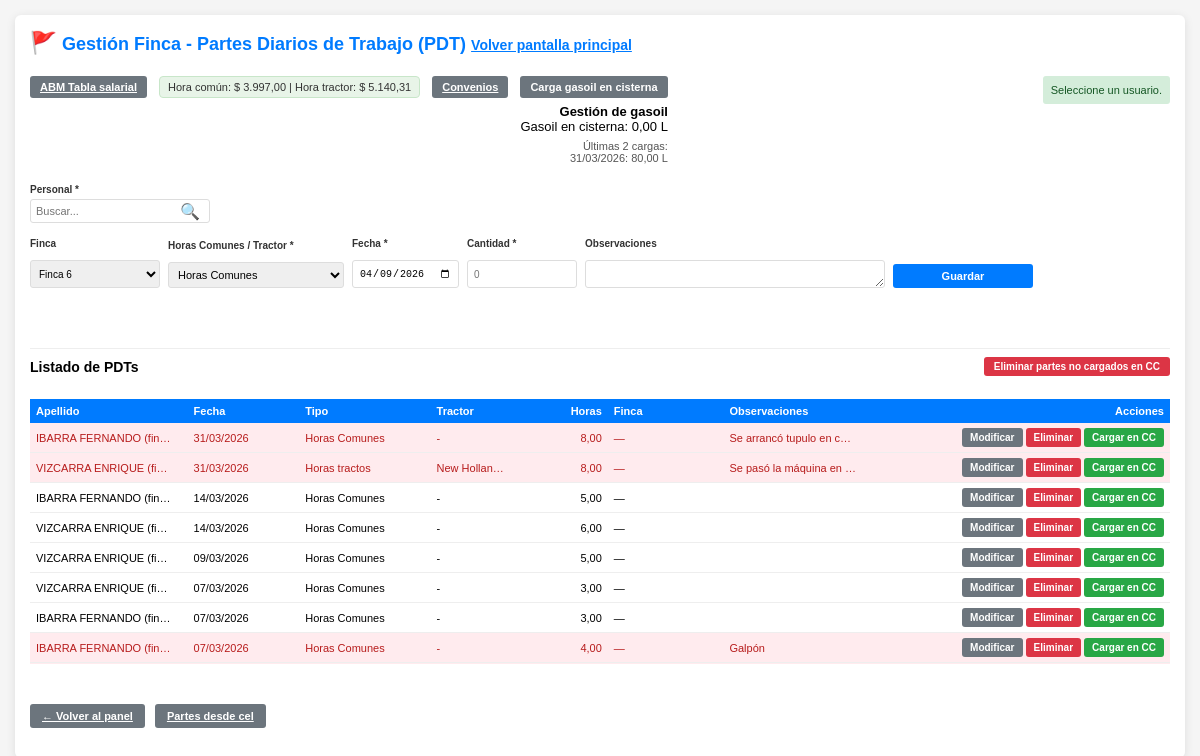
Page /gestionar_finca.php?cc=sin_usuario (signed in) on the earlier database version.
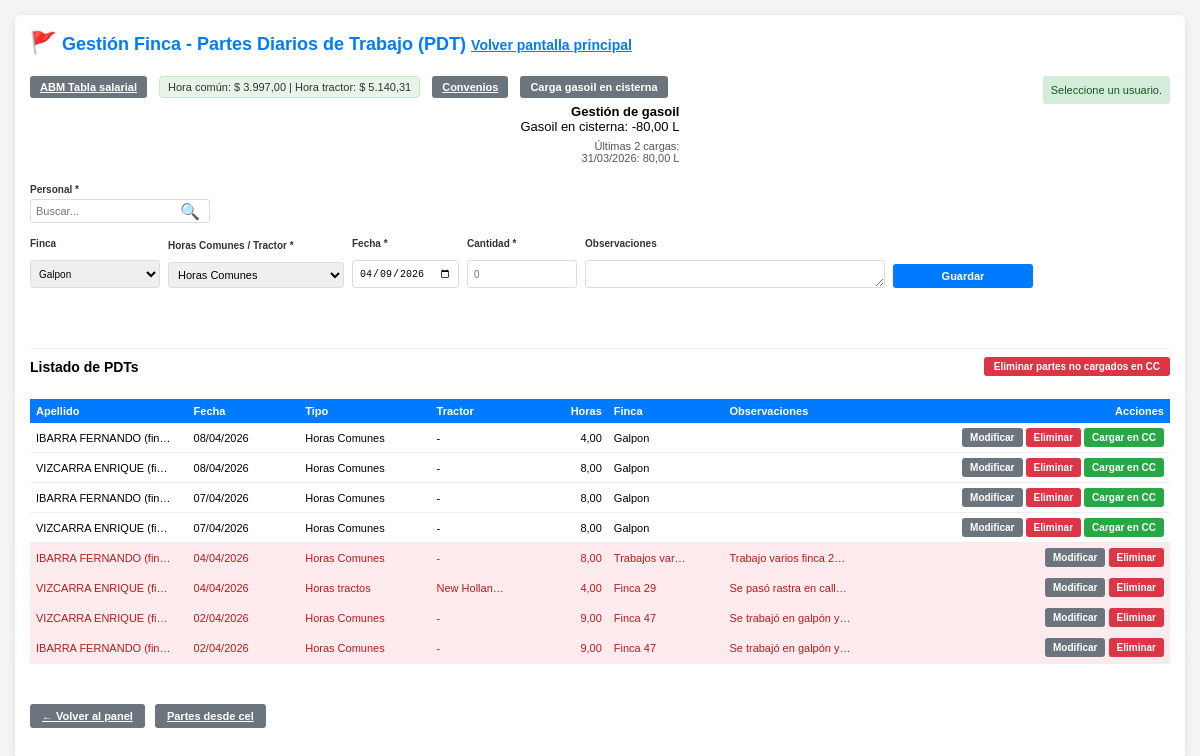
Same page on the later database version.
### tables this page shows
CREATE TABLE `pdt` (
  `id` int(11) NOT NULL AUTO_INCREMENT,
  `usuario_id` int(11) NOT NULL,
  `tipo_horas` enum('Horas tractos','Horas Comunes') NOT NULL DEFAULT 'Horas Comunes',
  `tractor` varchar(100) DEFAULT NULL,
  `fecha` date NOT NULL,
  `horas` decimal(5,2) DEFAULT 0.00,
  `cant_gasoil` decimal(6,2) DEFAULT NULL,
  `cambio_aceite` tinyint(1) DEFAULT 0,
  `en_cc` tinyint(1) DEFAULT 0,
  `observaciones` text DEFAULT NULL,
  `fecha_creacion` timestamp NOT NULL DEFAULT current_timestamp(),
  `fecha_modificacion` timestamp NOT NULL DEFAULT current_timestamp() ON UPDATE current_timestamp(),
  `finca` varchar(200) DEFAULT NULL,
  PRIMARY KEY (`id`),
  KEY `idx_usuario` (`usuario_id`),
  KEY `idx_fecha` (`fecha`),
  CONSTRAINT `pdt_ibfk_1` FOREIGN KEY (`usuario_id`) REFERENCES `usuarios` (`id`) ON DELETE CASCADE
);

CREATE TABLE `usuarios` (
  `id` int(11) NOT NULL AUTO_INCREMENT,
  `acceso_creador_id` int(11) DEFAULT NULL COMMENT 'NULL=principal',
  `apellido` varchar(150) NOT NULL,
  `dni` varchar(20) NOT NULL,
  `cuit` varchar(25) DEFAULT NULL,
  `domicilio` varchar(200) DEFAULT NULL,
  `email` varchar(100) DEFAULT NULL,
  `celular` varchar(20) DEFAULT NULL,
  `consorcio` varchar(100) DEFAULT NULL,
  PRIMARY KEY (`id`),
  KEY `idx_acceso_creador` (`acceso_creador_id`)
);

### gestionar_finca.php (the view, shortened to what the changed rows need)
<?php
include 'db.php';
$desde_cel = DESDE_CEL;
if ($desde_cel) {
    $form_action_url = 'partes_desde_cel.php';
    $titulo_pagina = 'Partes desde cel';
} else {
    $form_action_url = 'gestionar_finca.php';
    $titulo_pagina = 'Gestión Finca - Partes Diarios de Trabajo (PDT)';
}
$es_nivel_0 = (isset($_SESSION['acceso_nivel']) && (int)$_SESSION['acceso_nivel'] === 0);
$pdt_edit = null;
$fincas_fijas = ['Finca 6', 'Finca 4', 'Finca 7', 'Finca 5', 'Finca 2', 'Finca 10', 'Finca 11', 'Finca 47', 'Finca 29', 'Galpon'];
$fincas_lista = $fincas_fijas;
$r_fincas_p = mysqli_query($conexion, "SELECT DISTINCT finca FROM pdt WHERE finca IS NOT NULL AND TRIM(finca) != '' ORDER BY finca");
if ($r_fincas_p) {
    while ($row = mysqli_fetch_assoc($r_fincas_p)) {
        $fn = trim($row['finca'] ?? '');
        if ($fn !== '' && !in_array($fn, $fincas_lista, true)) {
            $fincas_lista[] = $fn;
        }
    }
}
$finca_default = '';
if ($finca_default === '') {
    $r_uf = mysqli_query($conexion, "SELECT finca FROM pdt WHERE finca IS NOT NULL AND TRIM(finca) != '' ORDER BY id DESC LIMIT 1");
    if ($r_uf && $rw = mysqli_fetch_assoc($r_uf)) {
        $finca_default = trim((string)($rw['finca'] ?? ''));
    }
}
if ($finca_default === '' && count($fincas_lista) > 0) {
    $finca_default = $fincas_lista[0];
}
$finca_actual = $pdt_edit ? trim((string)($pdt_edit['finca'] ?? '')) : $finca_default;
$es_otra_finca = ($finca_actual !== '' && !in_array($finca_actual, $fincas_fijas, true));
$lista_pdt = [];
$sql_lista = "SELECT p.id, p.usuario_id, p.tipo_horas, p.tractor, p.fecha, p.horas, p.cant_gasoil, p.cambio_aceite, p.en_cc, p.observaciones, p.finca, u.apellido AS usuario_nombre FROM pdt p INNER JOIN usuarios u ON u.id = p.usuario_id ORDER BY p.fecha DESC, p.id DESC LIMIT 200";
$res_lista = mysqli_query($conexion, $sql_lista);
if ($res_lista) {
    while ($row = mysqli_fetch_assoc($res_lista)) {
        $keys = array_map('strtolower', array_keys($row));
        $combined = @array_combine($keys, array_values($row));
        $lista_pdt[] = (is_array($combined) ? $combined : $row);
    }
}
$gasoil_en_sisterna = 0;
$r_g = mysqli_query($conexion, "SELECT COALESCE(SUM(cantidad), 0) AS total FROM gasoil");
if ($r_g && $f_g = mysqli_fetch_assoc($r_g)) {
    $gasoil_en_sisterna = (float)$f_g['total'];
}
$ultimas_cargas_gasoil = [];
$r_cargas = mysqli_query($conexion, "SELECT fecha, cantidad FROM gasoil WHERE cantidad > 0 ORDER BY fecha DESC, id DESC LIMIT 2");
if ($r_cargas) {
    while ($c = mysqli_fetch_assoc($r_cargas)) {
        $ultimas_cargas_gasoil[] = ['fecha' => $c['fecha'], 'cantidad' => (float)$c['cantidad']];
    }
}
?>
<!DOCTYPE html>
<html lang="es">
<head>
</head>
<?php
        $url_esc_volver = $desde_cel ? ($es_nivel_0 ? 'logout.php' : 'gestionar_finca.php') : 'index.php';
        $js_esc = "if((e.keyCode||e.which)==27){var f=document.getElementById('formCargaGasoilSisterna');if(f&&f.style.display!='none'){f.style.display='none';return false;}";
        $js_esc .= "location.href='".addslashes($url_esc_volver)."';return false;}";
        ?>
<body onkeydown="var e=event||window.event;<?= $js_esc ?>">
    <div class="container">
        <div style="display: flex; align-items: flex-start; justify-content: space-between; gap: 20px; flex-wrap: wrap; margin-bottom: 15px;">
            <h2 style="margin: 0;"><span style="font-size: 1.2em;" title="PDT">🚩</span> <?= htmlspecialchars($titulo_pagina) ?> <a href="<?= $desde_cel ? ($es_nivel_0 ? 'logout.php' : 'gestionar_finca.php') : 'index.php' ?>" id="linkVolverEsc" style="font-size: 14px; color: #007bff;" title="Volver (ESC)">Volver pantalla principal</a></h2>
            <div style="text-align: right; flex-shrink: 0; display: flex; align-items: flex-start; gap: 12px; flex-wrap: wrap;">
                <div class="seccion-carga-gasoil" style="display: flex; flex-direction: column; gap: 6px;">
                <div style="font-size: 13px;">
                    <strong>Gestión de gasoil</strong><br>
                    Gasoil en cisterna: <span id="gasoilEnSisternaVal"><?= number_format($gasoil_en_sisterna, 2, ',', '') ?></span> L
                    <?php if (!empty($ultimas_cargas_gasoil)): ?>
                    <div style="margin-top: 6px; font-size: 11px; color: #555;">
                        Últimas 2 cargas:<br>
                        <?php foreach ($ultimas_cargas_gasoil as $c): ?>
                        <?= date('d/m/Y', strtotime($c['fecha'])) ?>: <?= number_format($c['cantidad'], 2, ',', '') ?> L<br>
                        <?php endforeach; ?>
                    </div>
                    <?php endif; ?>
                </div>
            </div>
        </div>
        <form method="POST" id="formPDT" class="form-nav-enter" action="<?= htmlspecialchars($form_action_url) ?>">
            <div class="form-row">
                <div class="form-group form-group-finca">
                    <label>Finca</label>
                    <select name="finca_sel" id="selFinca" tabindex="0" onchange="var w=document.getElementById('fincaOtroWrap');if(w)w.style.display=(this.value==='__otro__')?'block':'none';">
                        <?php foreach ($fincas_lista as $fn): ?>
                        <option value="<?= htmlspecialchars($fn) ?>" <?= (!$es_otra_finca && $finca_actual === $fn) ? 'selected' : '' ?>><?= htmlspecialchars($fn) ?></option>
                        <?php endforeach; ?>
                    </select>
                </div>
            </div>
        </form>
        <div style="margin-top: 24px; padding-top: 8px; position: relative; z-index: 2; clear: both; width: 100%; border-top: 1px solid #eee;">
            <div id="grid1" class="wrap-tabla-pdt">
        <table class="tabla-listado-pdt">
            <colgroup>
            </colgroup>
            <thead>
                <tr>
                    <th class="col-apellido">Apellido</th>
                    <th class="col-fecha">Fecha</th>
                    <th class="col-tipo">Tipo</th>
                    <th class="col-tractor">Tractor</th>
                    <th class="col-horas">Horas</th>
                    <th class="col-finca">Finca</th>
                    <th class="col-observaciones">Observaciones</th>
                    <th class="col-acciones">Acciones</th>
                </tr>
            </thead>
            <tbody>
                <?php $tiene_datos = count($lista_pdt) > 0; ?>
                <?php if ($tiene_datos): ?>
                    <?php foreach ($lista_pdt as $pdt): ?>
                        <?php
                        $p = function($k, $def = '') use ($pdt) {
                            $v = $pdt[$k] ?? $pdt[strtoupper($k)] ?? $pdt[ucfirst($k)] ?? $def;
                            return $v !== null && $v !== '' ? $v : $def;
                        };
                        $tiene_obs = !empty(trim((string)$p('observaciones', '')));
                        $uid = (int)$p('usuario_id', 0);
                        $nom = htmlspecialchars((string)$p('usuario_nombre', '-'));
                        $tipo = htmlspecialchars((string)$p('tipo_horas', '-'));
                        $tractor = htmlspecialchars((string)($p('tractor') ?: '-'));
                        $fechaRaw = $p('fecha', '');
                        $fechaFmt = $fechaRaw ? @date('d/m/Y', strtotime($fechaRaw)) : '-';
                        $horas = (float)$p('horas', 0);
                        $encc = (isset($pdt['en_cc']) ? (int)$pdt['en_cc'] : (int)($pdt['en_cc'] ?? 0));
                        $obs_raw = trim((string)$p('observaciones', ''));
                        $nom_show = (string)$nom; if (function_exists('mb_strlen') && function_exists('mb_substr') && mb_strlen($nom_show) > 20) { $nom_show = mb_substr($nom_show, 0, 20) . '…'; } elseif (strlen($nom_show) > 20) { $nom_show = substr($nom_show, 0, 20) . '…'; }
                        $tipo_show = (string)$tipo;
                        $tractor_show = (string)$tractor; if (function_exists('mb_strlen') && function_exists('mb_substr') && mb_strlen($tractor_show) > 10) { $tractor_show = mb_substr($tractor_show, 0, 10) . '…'; } elseif (strlen($tractor_show) > 10) { $tractor_show = substr($tractor_show, 0, 10) . '…'; }
                        $finca_raw = trim((string)$p('finca', ''));
                        if ($finca_raw === '') {
                            $finca_show = '—';
                        } elseif (function_exists('mb_strlen') && function_exists('mb_substr') && mb_strlen($finca_raw) > 12) {
                            $finca_show = htmlspecialchars(mb_substr($finca_raw, 0, 12)) . '…';
                        } elseif (strlen($finca_raw) > 12) {
                            $finca_show = htmlspecialchars(substr($finca_raw, 0, 12)) . '…';
                        } else {
                            $finca_show = htmlspecialchars($finca_raw);
                        }
                        $obs_show = (string)$obs_raw; if (function_exists('mb_strlen') && function_exists('mb_substr') && mb_strlen($obs_show) > 22) { $obs_show = mb_substr($obs_show, 0, 22) . '…'; } elseif (strlen($obs_show) > 22) { $obs_show = substr($obs_show, 0, 22) . '…'; }
                        $fecha_pdt = $fechaRaw ? substr($fechaRaw, 0, 10) : '';
                        $hoy = date('Y-m-d');
                        $ayer = date('Y-m-d', strtotime('-1 day'));
                        $mostrar_mod_elim = !$desde_cel || ($fecha_pdt === $hoy || $fecha_pdt === $ayer);
                        ?>
                        <tr class="fila-pdt<?= $tiene_obs ? ' fila-con-observaciones' : '' ?>" data-usuario-id="<?= $uid ?>"<?= $tiene_obs ? ' title="Clic para ver observaciones"' : '' ?>>
                            <?php $horas_show = number_format($horas, 2, ',', '.'); if (strlen($horas_show) > 6) { $horas_show = substr($horas_show, 0, 6) . '…'; } ?>
                            <td class="col-apellido" title="<?= $nom ?>"><?= $nom_show ?></td>
                            <td class="col-fecha" title="<?= $fechaFmt ?>"><?= $fechaFmt ?></td>
                            <td class="col-tipo" title="<?= $tipo ?>"><?= $tipo_show ?></td>
                            <td class="col-tractor" title="<?= $tractor ?>"><?= $tractor_show ?></td>
                            <td class="col-horas" title="<?= number_format($horas, 2, ',', '.') ?>"><?= $horas_show ?></td>
                            <td class="col-finca" title="<?= htmlspecialchars($finca_raw) ?>"><?= $finca_show ?></td>
                            <td class="col-observaciones" title="<?= htmlspecialchars($obs_raw) ?>"><?= htmlspecialchars($obs_show) ?></td>
                            <td class="col-acciones">
                                <div style="display: flex; justify-content: flex-end; width: 100%;">
                                <div class="acciones-botones">
                                    <?php if ($mostrar_mod_elim): ?>
                                    <form method="POST" action="<?= htmlspecialchars($form_action_url) ?>" style="display:inline;">
                                        <button type="submit" name="editar" class="btn btn-secondary">Modificar</button>
                                    </form>
                                    <form method="POST" action="<?= htmlspecialchars($form_action_url) ?>" style="display:inline;">
                                        <button type="submit" name="eliminar" class="btn btn-danger" onclick="return confirm('¿Eliminar este PDT?')">Eliminar</button>
                                    </form>
                                    <?php endif; ?>
                                    <?php if ($encc == 0 && !$desde_cel): ?>
                                    <form method="POST" action="<?= htmlspecialchars($form_action_url) ?>" style="display:inline;">
                                        <button type="submit" name="cargar_cc" class="btn btn-success">Cargar en CC</button>
                                    </form>
                                    <?php endif; ?>
                                </div>
                                </div>
                            </td>
                        </tr>
                    <?php endforeach; ?>
                <?php else: ?>
                    <tr>
                        <td colspan="8" style="text-align: center; padding: 15px; color: #666; font-size: 11px;">No hay partes diarios de trabajo registrados.</td>
                    </tr>
                <?php endif; ?>
            </tbody>
        </table>
            </div>
        </div>
    </div>
</body>
</html>

Differences in the rows shown:
no longer on this page (row edited): pdt: usuario.apellido "IBARRA FERNANDO (fin…", fecha "31/03/2026", tipo_horas "Horas Comunes", tractor "-", horas "8,00", finca "—", observaciones "Se arrancó tupulo en c…"
no longer on this page (row edited): pdt: usuario.apellido "VIZCARRA ENRIQUE (fi…", fecha "31/03/2026", tipo_horas "Horas tractos", tractor "New Hollan…", horas "8,00", finca "—", observaciones "Se pasó la máquina en …"
no longer on this page (row edited): pdt: usuario.apellido "IBARRA FERNANDO (fin…", fecha "14/03/2026", tipo_horas "Horas Comunes", tractor "-", horas "5,00", finca "—"
no longer on this page (row edited): pdt: usuario.apellido "VIZCARRA ENRIQUE (fi…", fecha "14/03/2026", tipo_horas "Horas Comunes", tractor "-", horas "6,00", finca "—"
no longer on this page (row edited): pdt: usuario.apellido "VIZCARRA ENRIQUE (fi…", fecha "09/03/2026", tipo_horas "Horas Comunes", tractor "-", horas "5,00", finca "—"
no longer on this page (row edited): pdt: usuario.apellido "VIZCARRA ENRIQUE (fi…", fecha "07/03/2026", tipo_horas "Horas Comunes", tractor "-", horas "3,00", finca "—"
no longer on this page (row edited): pdt: usuario.apellido "IBARRA FERNANDO (fin…", fecha "07/03/2026", tipo_horas "Horas Comunes", tractor "-", horas "3,00", finca "—"
no longer on this page (row edited): pdt: usuario.apellido "IBARRA FERNANDO (fin…", fecha "07/03/2026", tipo_horas "Horas Comunes", tractor "-", horas "4,00", finca "—", observaciones "Galpón"
added pdt: usuario.apellido "IBARRA FERNANDO (fin…", fecha "08/04/2026", tipo_horas "Horas Comunes", tractor "-", horas "4,00", finca "Galpon"
added pdt: usuario.apellido "VIZCARRA ENRIQUE (fi…", fecha "08/04/2026", tipo_horas "Horas Comunes", tractor "-", horas "8,00", finca "Galpon"
added pdt: usuario.apellido "IBARRA FERNANDO (fin…", fecha "07/04/2026", tipo_horas "Horas Comunes", tractor "-", horas "8,00", finca "Galpon"
added pdt: usuario.apellido "VIZCARRA ENRIQUE (fi…", fecha "07/04/2026", tipo_horas "Horas Comunes", tractor "-", horas "8,00", finca "Galpon"
added pdt: usuario.apellido "IBARRA FERNANDO (fin…", fecha "04/04/2026", tipo_horas "Horas Comunes", tractor "-", horas "8,00", finca "Trabajos var…", observaciones "Trabajo varios finca 2…"
added pdt: usuario.apellido "VIZCARRA ENRIQUE (fi…", fecha "04/04/2026", tipo_horas "Horas tractos", tractor "New Hollan…", horas "4,00", finca "Finca 29", observaciones "Se pasó rastra en call…"
added pdt: usuario.apellido "VIZCARRA ENRIQUE (fi…", fecha "02/04/2026", tipo_horas "Horas Comunes", tractor "-", horas "9,00", finca "Finca 47", observaciones "Se trabajó en galpón y…"
added pdt: usuario.apellido "IBARRA FERNANDO (fin…", fecha "02/04/2026", tipo_horas "Horas Comunes", tractor "-", horas "9,00", finca "Finca 47", observaciones "Se trabajó en galpón y…"
Other differences:
$gasoil_en_sisterna: "0,00" → "-80,00"
form field finca_sel: "Finca 6" → "Galpon"
